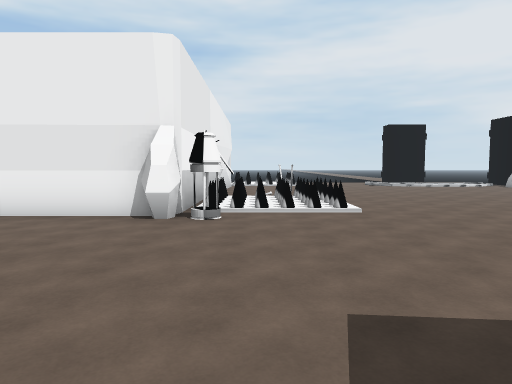
view 1 (above)

18 first-person views from a walk through a scene from a Unity 3-D project. The camera is 1.5 m above the floor, tilts 4° down and sees 70° across. The floor is counted in squares, 2 m on a side. Each view is taken from the middle of a square. On the plan, view 1 faces up. The plan holds only what a view shows up to about 11 squares ahead; the rest is blank. The place goes on beyond the plan. The player is left out.

view 2
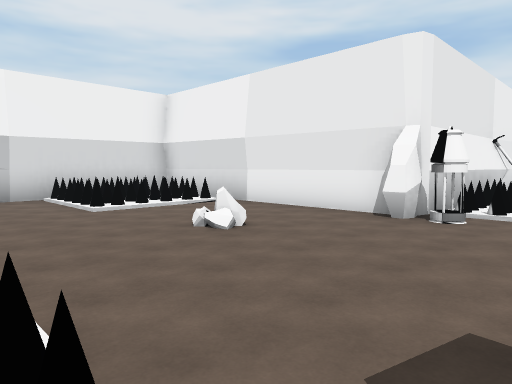

view 3
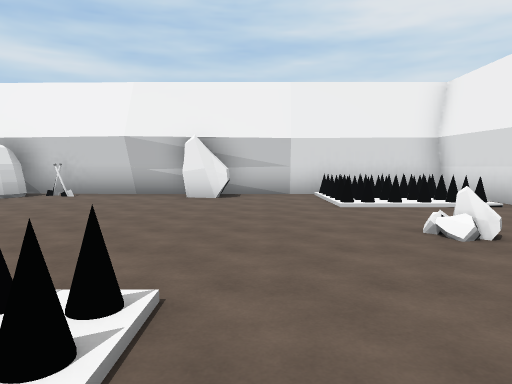

view 4
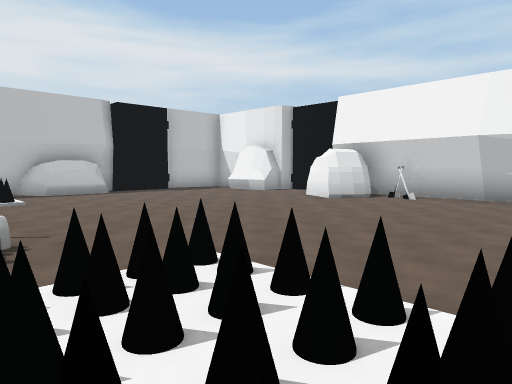

view 5
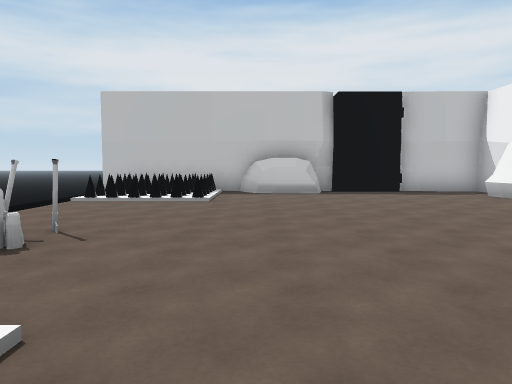

view 6
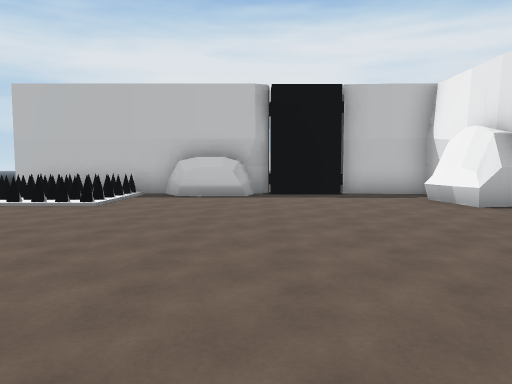

view 7
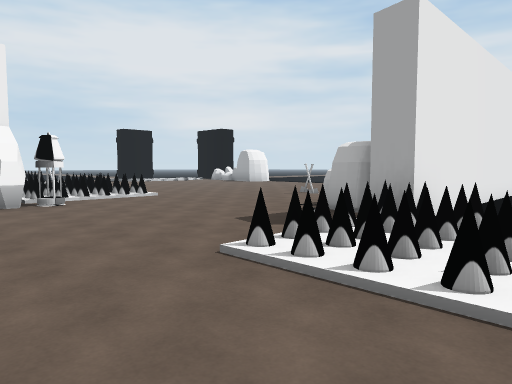

view 8
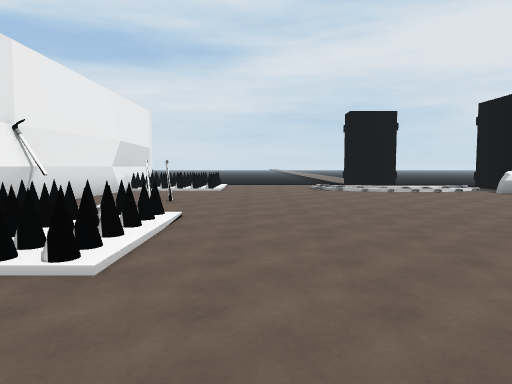

view 9
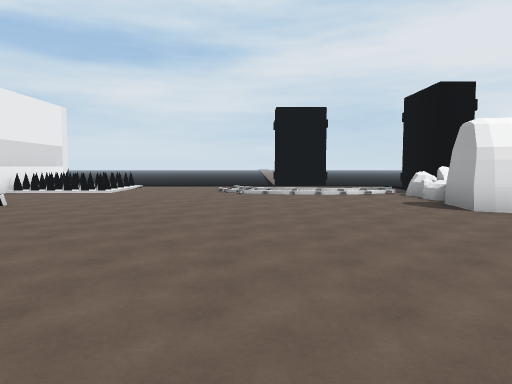

view 10
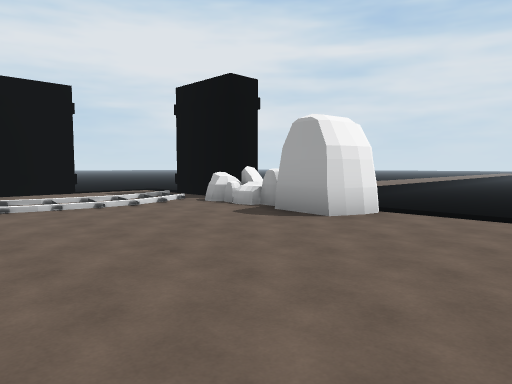

view 11
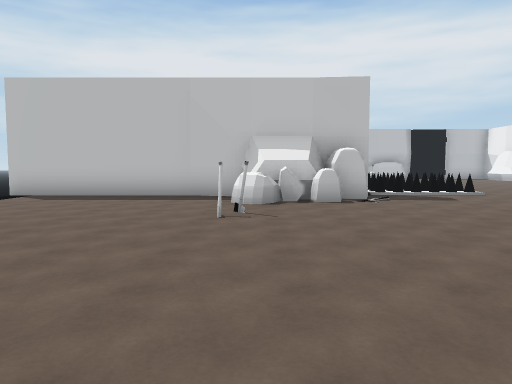

view 12
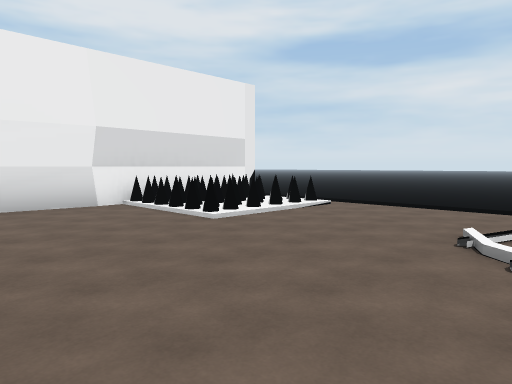

view 13
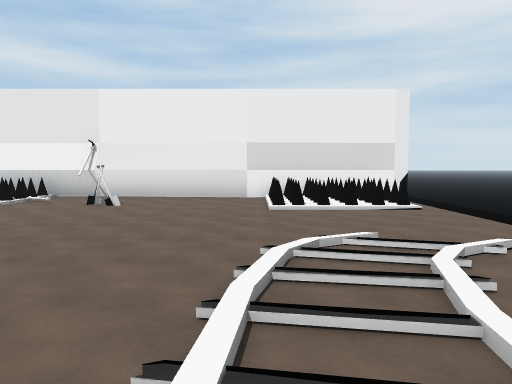

view 14
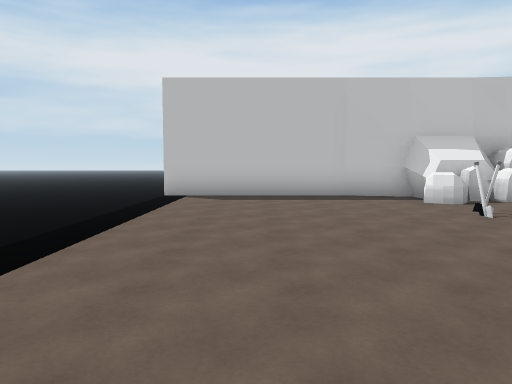

view 15
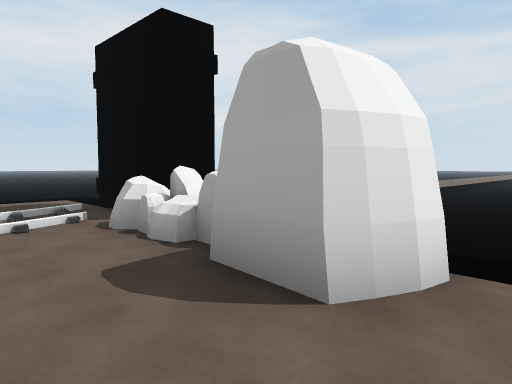

view 16
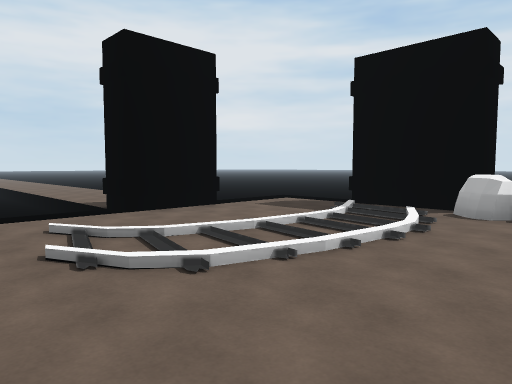

view 17
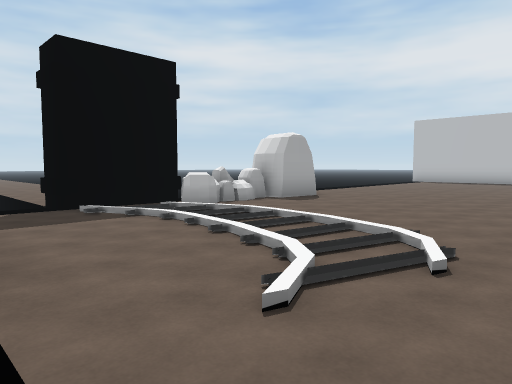

view 18
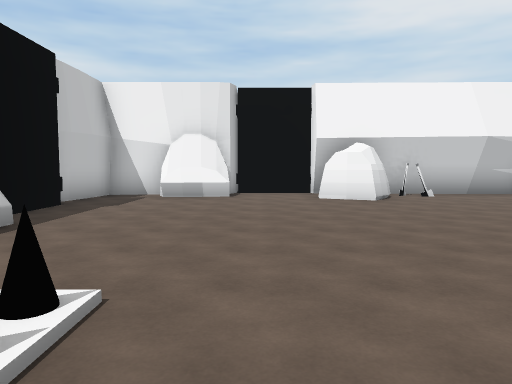

### Floor plan
Key: @ floor where view 1 was taken; # wall or solid block; x gap in a wall; . floor; / step, stairs or slope; = window, fence, low wall or low ledge; ^ raised ledge; v drop or lower ground; O other object.
Columns run from 10 left of view 1 to 12 right of it. Each row starts with its distance up from view 1.
 20                  #
 19         x........##...
 18          #==..........
 17          #==.........##
 16          #==...///// ##
 15          #......////=##
 14          #..........=#
 13          #..........^#
 12          #.#........##
 11          #..........##
 10          #............
  9          #///.........
  8          #==/.........
  7          ##=/.........
  6  ########O............
  5  #===.................v
  4  #///.................v
  3  #=##..=..............v
  2  #............==......v
  1  #...........###......v
  0  ##....../@/##########
 -1  #......./==/
 -2  #.......===
 -3  #.........
 -4  ##.......#
 -5  ##.......#.
 -6  ##.........
 -7 #............
 -8 #............v
 -9 ###....../==/v
-10  ##....../==/v
-11  #.......////  v
-12  ############v v
-13       #

Where each view was taken, in squares from view 1:
view 1: 0 up, 0 right, facing up
view 2: 0 up, 1 right, facing up-left
view 3: 1 up, 1 right, facing left
view 4: 0 up, 1 right, facing down-left
view 5: 1 down, 2 left, facing down
view 6: 2 down, 4 left, facing down
view 7: 2 down, 3 left, facing up-right
view 8: 4 up, 3 right, facing up
view 9: 5 up, 6 right, facing up
view 10: 8 up, 5 right, facing up-right
view 11: 10 up, 5 right, facing down
view 12: 12 up, 6 right, facing up-left
view 13: 15 up, 9 right, facing left
view 14: 10 up, 9 right, facing down
view 15: 10 up, 8 right, facing up-right
view 16: 13 up, 4 right, facing up-right
view 17: 19 up, 4 right, facing down-right
view 18: 8 down, 1 right, facing left
